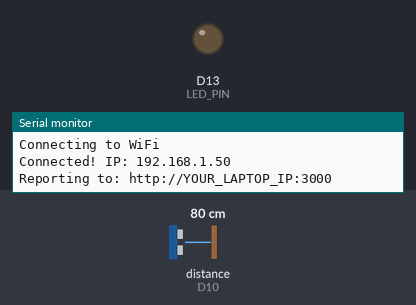
Simulated run of this sketch. Board: Arduino Uno R4 WiFi. Shown: output pins drawn as LEDs (lit = HIGH), the last lines printed to the serial monitor. Wiring (inferred from the names in the program): ultrasonic range finder: trigger D9; echo D10. Inputs (shaded band) come from the test bench; at power-on: distance to the obstacle (sensor on D10) 80 cm. The echo pulse lasts 58.3 µs per cm; WiFi joins after 1.5 s; servers stay silent unless stated; uploads are accepted with an empty reply; pins used as bus, display or sensor lines are not drawn.

Above: at 2.7 s.
2.8 s: distance to the obstacle (sensor on D10) set to 54 cm
4.3 s: distance to the obstacle (sensor on D10) set to 47 cm
At 5.7 s:
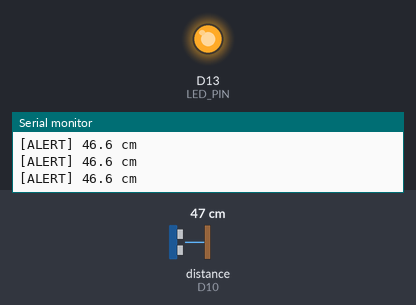
Timing chart, 0 to 7.3 s (numbered marks = the images above; inputs shaded):
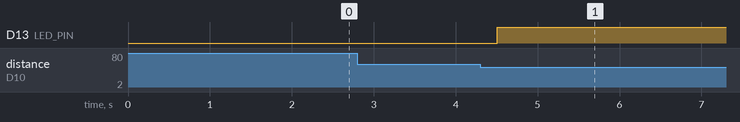

Measured:
- the behaviour switches between 51 and 50 cm on distance to the obstacle (sensor on D10) (found by bisection; images 0 and 1)
- after the input at 2.8 s, every drawn part: stays the same
- after the input at 4.3 s, D13 (LED_PIN): LOW → HIGH after 0.21 s

The sketch:

distance_alert.ino
```cpp
// ─────────────────────────────────────────────────────────────────
//  Distance Sensor Alert – Arduino R4 WiFi
//  Wiring (HC-SR04):
//    VCC  → 5V
//    GND  → GND
//    TRIG → pin 9
//    ECHO → pin 10
// ─────────────────────────────────────────────────────────────────

#include <WiFiS3.h>

// ── Configure these ──────────────────────────────────────────────
const char* WIFI_SSID     = "YOUR_WIFI_SSID";
const char* WIFI_PASSWORD = "YOUR_WIFI_PASSWORD";
const char* SERVER_HOST   = "YOUR_LAPTOP_IP";   // e.g. "192.168.1.42"
const int   SERVER_PORT   = 3000;
const float THRESHOLD_CM  = 50.0;               // alert when object closer than this
// ─────────────────────────────────────────────────────────────────

const int TRIG_PIN  = 9;
const int ECHO_PIN  = 10;
const int LED_PIN   = LED_BUILTIN;
const unsigned long POLL_MS      = 500;   // how often to read sensor
const unsigned long DEBOUNCE_MS  = 1000;  // ignore rapid flips

WiFiClient client;
bool        lastTriggered   = false;
unsigned long lastStateChange = 0;
unsigned long lastPoll        = 0;

// ── Setup ────────────────────────────────────────────────────────
void setup() {
  Serial.begin(115200);
  while (!Serial);

  pinMode(TRIG_PIN, OUTPUT);
  pinMode(ECHO_PIN, INPUT);
  pinMode(LED_PIN,  OUTPUT);

  Serial.print("Connecting to WiFi");
  WiFi.begin(WIFI_SSID, WIFI_PASSWORD);
  while (WiFi.status() != WL_CONNECTED) {
    delay(500);
    Serial.print(".");
  }
  Serial.println();
  Serial.print("Connected! IP: ");
  Serial.println(WiFi.localIP());
  Serial.print("Reporting to: http://");
  Serial.print(SERVER_HOST);
  Serial.print(":");
  Serial.println(SERVER_PORT);
}

// ── Ultrasonic distance read ─────────────────────────────────────
float readDistanceCm() {
  digitalWrite(TRIG_PIN, LOW);
  delayMicroseconds(2);
  digitalWrite(TRIG_PIN, HIGH);
  delayMicroseconds(10);
  digitalWrite(TRIG_PIN, LOW);

  long duration = pulseIn(ECHO_PIN, HIGH, 30000); // 30 ms timeout (~5 m max)
  if (duration == 0) return -1.0;                 // no echo / out of range
  return (duration * 0.034f) / 2.0f;
}

// ── HTTP POST to Node.js server ──────────────────────────────────
void postAlert(float distance, bool triggered) {
  if (!client.connect(SERVER_HOST, SERVER_PORT)) {
    Serial.println("[WARN] Could not reach server");
    return;
  }

  String body = "{\"triggered\":" + String(triggered ? "true" : "false") +
                ",\"distance\":"  + String(distance, 1) + "}";

  client.println("POST /alert HTTP/1.1");
  client.println("Host: " + String(SERVER_HOST));
  client.println("Content-Type: application/json");
  client.println("Content-Length: " + String(body.length()));
  client.println("Connection: close");
  client.println();
  client.print(body);

  // Drain response (keeps TCP clean)
  unsigned long t = millis();
  while (client.connected() && millis() - t < 2000) {
    if (client.available()) client.read();
  }
  client.stop();

  Serial.print(triggered ? "[ALERT] " : "[CLEAR] ");
  Serial.print(distance, 1);
  Serial.println(" cm");
}

// ── Main loop ────────────────────────────────────────────────────
void loop() {
  unsigned long now = millis();
  if (now - lastPoll < POLL_MS) return;
  lastPoll = now;

  float dist = readDistanceCm();
  if (dist < 0) return;  // bad reading, skip

  bool triggered = (dist < THRESHOLD_CM);

  // Only POST when state changes + debounce rapid flips
  if (triggered != lastTriggered && (now - lastStateChange) >= DEBOUNCE_MS) {
    lastTriggered  = triggered;
    lastStateChange = now;
    digitalWrite(LED_PIN, triggered ? HIGH : LOW);
    postAlert(dist, triggered);
  }

  // Also send periodic distance updates when triggered (for live dashboard)
  if (triggered) {
    postAlert(dist, true);
  }
}
```
